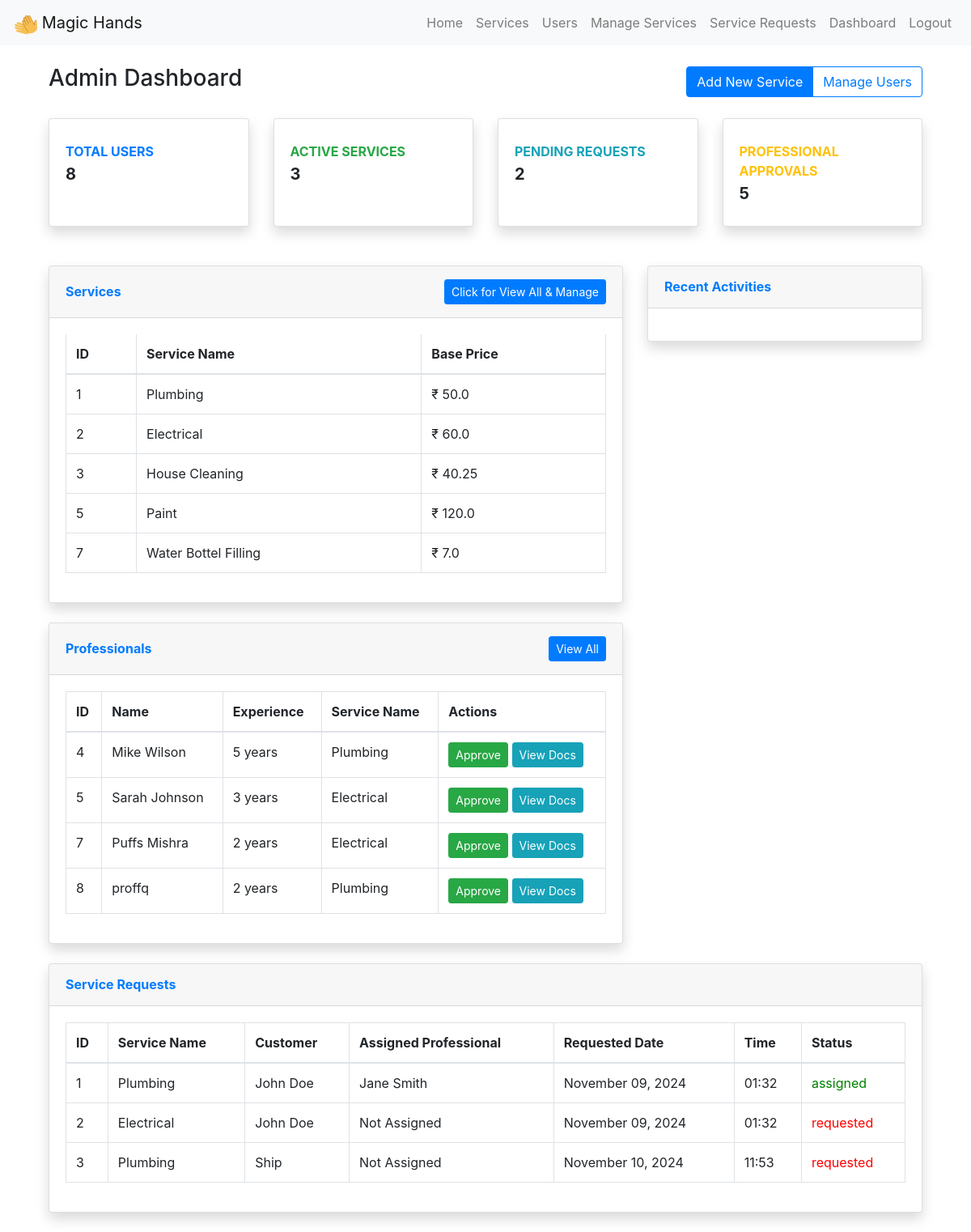
Page /dashboard (signed in) on the earlier database version.
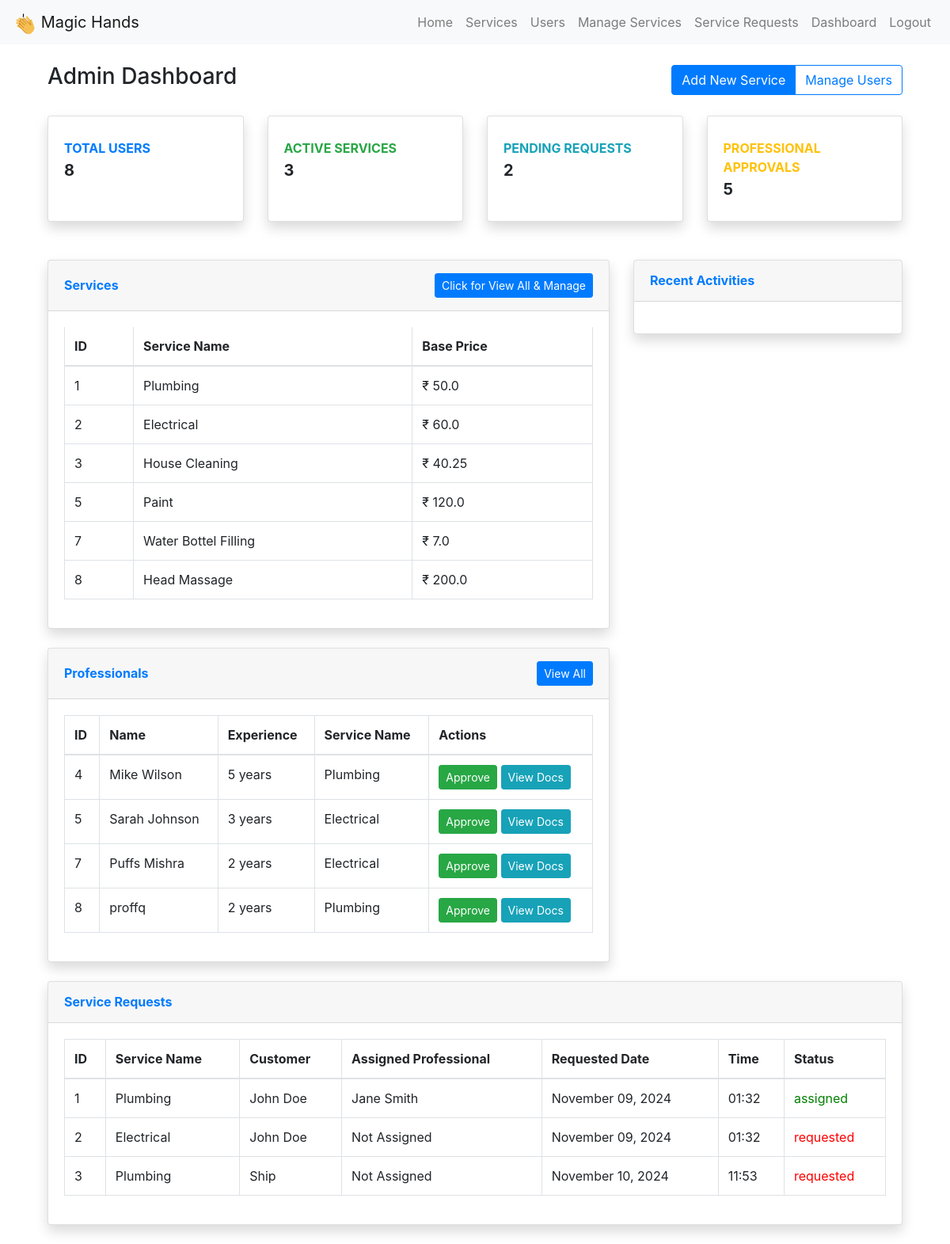
Same page on the later database version.
### models.py (models this page shows, shortened)
class Service(db.Model):
    __tablename__ = 'service'
    id = db.Column(db.Integer, primary_key=True)
    name = db.Column(db.String(100), nullable=False)
    price = db.Column(db.Float, nullable=False)
    description = db.Column(db.Text)
    time_required = db.Column(db.String(50))
    category = db.Column(db.String(50))
    image_url = db.Column(db.String(200))  # For service images
    is_active = db.Column(db.Boolean, default=True)  # To temporarily disable services
    created_at = db.Column(db.DateTime, default=datetime.utcnow)
    min_experience_required = db.Column(db.Integer, default=0)
    availability = db.Column(db.String(50), default='24/7')

class User(UserMixin, db.Model):
    __tablename__ = 'user'
    id = db.Column(db.Integer, primary_key=True)
    email = db.Column(db.String(120), unique=True, nullable=False)
    password = db.Column(db.String(255), nullable=False)
    role = db.Column(db.String(20), nullable=False)
    full_name = db.Column(db.String(100), nullable=False)
    address = db.Column(db.String(200))
    pin_code = db.Column(db.String(10))
    phone_number = db.Column(db.String(15))  # Added phone number
    experience = db.Column(db.Integer)
    service_type = db.Column(db.String(100))
    is_approved = db.Column(db.Boolean, default=False)
    is_active = db.Column(db.Boolean, default=True)  # For blocking user
    date_created = db.Column(db.DateTime, default=datetime.utcnow)
    profile_image = db.Column(db.String(200))  # For storing profile image path
    document_verified = db.Column(db.Boolean, default=False)  # For professional verification
    avg_rating = db.Column(db.Float, default=0.0)  # Average rating for professionals
    service_request = db.relationship('ServiceRequest', backref='customer', foreign_keys='ServiceRequest.customer_id', cascade="all, delete-orphan")
    reviews = db.relationship('Review', backref='customer', foreign_keys='Review.customer_id', cascade="all, delete-orphan")

class ServiceRequest(db.Model):
    __tablename__ = 'service_request'
    id = db.Column(db.Integer, primary_key=True)
    service_id = db.Column(db.Integer, db.ForeignKey('service.id'), nullable=False)
    customer_id = db.Column(db.Integer, db.ForeignKey('user.id'), nullable=False)
    professional_id = db.Column(db.Integer, db.ForeignKey('user.id'))
    date_of_request = db.Column(db.DateTime, default=datetime.utcnow, nullable=False)
    preferred_time = db.Column(db.DateTime)  # Added preferred time slot
    date_of_completion = db.Column(db.DateTime)
    service_status = db.Column(db.String(20), default='requested')  # requested/assigned/in_progress/completed/cancelled
    remarks = db.Column(db.Text)
    rating = db.Column(db.Integer)
    review_text = db.Column(db.Text)  # Added detailed review
    payment_status = db.Column(db.String(20), default='pending')  # pending/completed
    total_amount = db.Column(db.Float)
    location_pin = db.Column(db.String(10))  # For location-based assignment
    reviews = db.relationship('Review', backref='service_request', cascade="all, delete-orphan")
    transactions = db.relationship('Transaction', backref='service_request', cascade="all, delete-orphan")

### app.py (the view)
@app.route('/dashboard')
@login_required
def dashboard():
    if current_user.role == 'admin':
        user_count = User.query.count()
        professional_count = User.query.filter_by(role='professional').count()
        customer_count = user_count - professional_count - 1
        service_count = Service.query.count()
        service_request_count = ServiceRequest.query.count()
        users = User.query.all()
        pending_professionals = User.query.filter_by(role='professional').all()
        services = Service.query.all()
        pending_requests= ServiceRequest.query.filter_by(service_status='requested').count()
        customer_alias = aliased(User)
        professional_alias = aliased(User)
        service_requests = (
            db.session.query(ServiceRequest)
            .join(Service, ServiceRequest.service_id == Service.id)
            .join(customer_alias, ServiceRequest.customer_id == customer_alias.id)
            .outerjoin(professional_alias, ServiceRequest.professional_id == professional_alias.id)
            .add_columns(Service.name.label('service_name'),
                         customer_alias.full_name.label('customer_name'),
                         professional_alias.full_name.label('professional_name'))
            .all()
        )
        active_services = ServiceRequest.query.count()
        pending_approvals = User.query.filter_by(document_verified=False).count()
        return render_template('admin_dashboard.html', users=users, services=services, service_requests=service_requests,
                                service=services, total_users=user_count, customer=customer_count, total_services=service_count,
                                total_service_requests=service_request_count, pending_professionals = pending_professionals, active_services = active_services, pending_approvals=pending_approvals, pending_requests=pending_requests)
    elif current_user.role == 'professional':
        service_requests = ServiceRequest.query.filter_by(professional_id=current_user.id).all()
        return render_template('professional_dashboard.html', service_requests=service_requests)
    else:
        service_requests = ServiceRequest.query.filter_by(customer_id=current_user.id).all()
        return render_template('customer_dashboard.html', service_requests=service_requests)

### app.py (called while the page is built)
@login_manager.user_loader
def load_user(user_id):
    return db.session.get(User, int(user_id))

### templates/admin_dashboard.html (shortened to what the changed rows need)
{% extends "base.html" %}
{% block content %}
<div class="container-fluid">
    <div class="d-flex justify-content-between align-items-center mb-4">
        <h1 class="h3">Admin Dashboard</h1>
    </div>
    <div class="row">
        <div class="col-xl-8 col-lg-7">
            <div class="card shadow mb-4">
                <div class="card-body">
                    <div class="table-responsive">
                        <table class="table table-bordered">
                            <thead>
                                <tr>
                                    <tr>
                                        <th>ID</th>
                                        <th>Service Name</th>
                                        <th>Base Price</th>
                                    </tr>
                                </tr>
                            </thead>
                            <tbody>
                                {% for ser in services %}
                                <tr>
                                    <td>{{ ser.id }}</td>
                                    <td>{{ ser.name }}</td>
                                    <td>₹ {{ ser.price }}</td>
                                </tr>
                                </div>
                                {% endfor %}
                    </div>
                </div>
    <div class="row">
        <div class="col-xl-8 col-lg-7">
            <div class="card shadow mb-4">
                <div class="card-body">
                    <div class="table-responsive">
                        <table class="table table-bordered">
                            <thead>
                                <tr>
                                    <tr>
                                        <th>ID</th>
                                        <th>Name</th>
                                        <th>Experience</th>
                                        <th>Service Name</th>
                                        <th>Actions</th>
                                    </tr>
                                </tr>
                            </thead>
                            <tbody>
                                {% for professional in pending_professionals %}
                                <tr>
                                    <td>{{ professional.id }}</td>
                                    <td>{{ professional.full_name }}</td>
                                    <td>{{ professional.experience }} years</td>
                                    <td>{{ professional.service_type }}</td>
                                    <td>
                                        <form action="{{ url_for('approve_professional', user_id=professional.id) }}" method="post" class="d-inline">
                                            <button type="submit" class="btn btn-sm btn-success">Approve</button>
                                        </form>
                                        <button type="button" class="btn btn-sm btn-info" data-toggle="modal" data-target="#viewDocsModal{{ professional.id }}">
                                            View Docs
                                        </button>
                                    </td>
                                </tr>
                                {% endfor %}
                            </tbody>
                        </table>
                    </div>
                </div>
            </div>
        </div>
    </div>
    <div class="row">
        <div class="col-12">
            <div class="card shadow mb-4">
                <div class="card-body">
                    <div class="table-responsive">
                        <table class="table table-bordered">
                            <thead>
                                <tr>
                                    <th>ID</th>
                                    <th>Service Name</th>
                                    <th>Customer</th>
                                    <th>Assigned Professional</th>
                                    <th>Requested Date</th>
                                    <th>Time</th>
                                    <th>Status</th>
                                </tr>
                            </thead>
                            <tbody>
                                {% for stat in service_requests %}
                                <tr>
                                    <td>{{ stat.ServiceRequest.id }}</td>
                                    <td>{{ stat.service_name }}</td>
                                    <td>{{ stat.customer_name}}</td>
                                    <td>{{ stat.professional_name if stat.professional_name else 'Not Assigned' }}</td>
                                    <td>{{ stat.ServiceRequest.date_of_request.strftime('%B %d, %Y') }}</td>
                                    <td>{{ stat.ServiceRequest.date_of_request.strftime('%H:%M') }}</td>
                                    <td style="
                                        {% if stat.ServiceRequest.service_status == 'requested' %} color: red;
                                        {% elif stat.ServiceRequest.service_status == 'assigned' %} color: green;
                                        {% elif stat.ServiceRequest.service_status == 'closed' %} color: yellow;
                                        {% endif %}
                                    ">
                                        {{ stat.ServiceRequest.service_status }}
                                    </td>
                                </tr>
                                {% endfor %}
                            </tbody>
                        </table>
                    </div>
                </div>
            </div>
        </div>
    </div>
{% endblock %}

Differences in the rows shown:
added Service: id "8", name "Head Massage", price "200.0"
